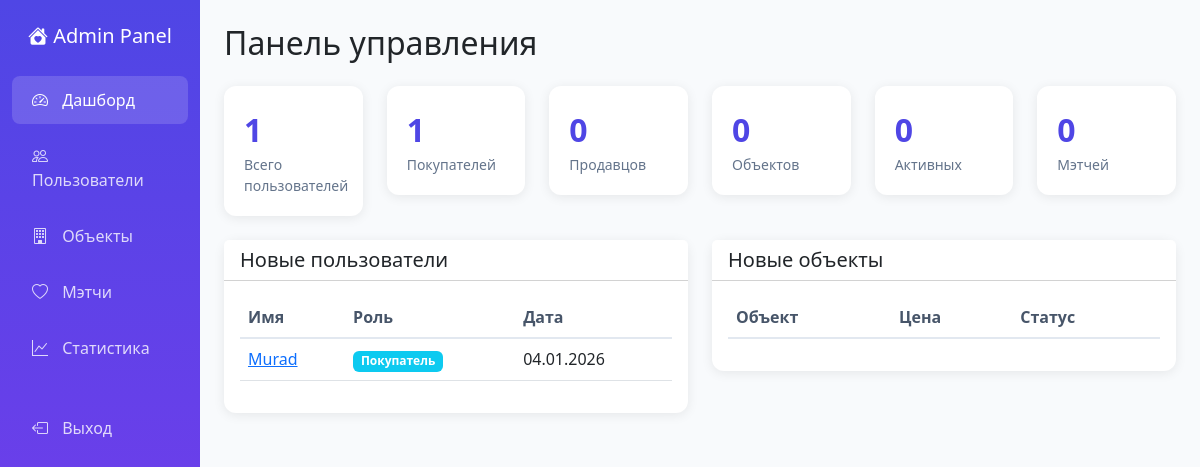
The page /admin (signed in) on the database its author committed.
### models.py (models this page shows)
class User(Base):
    __tablename__ = 'users'
    id = Column(Integer, primary_key=True)
    telegram_id = Column(BigInteger, unique=True, nullable=False)
    username = Column(String(100))
    first_name = Column(String(100))
    last_name = Column(String(100))
    phone = Column(String(20))
    language = Column(String(10), default=None)
    email = Column(String(200))
    password = Column(String(200))
    role = Column(Enum(UserRole), default=UserRole.BUYER)
    is_admin = Column(Boolean, default=False)
    admin_role = Column(Enum(AdminRole), nullable=True)
    is_blocked = Column(Boolean, default=False)
    created_at = Column(DateTime, default=get_tashkent_now)
    search_rooms = Column(String(50))
    search_floor = Column(String(20))
    search_district = Column(String(200))
    search_budget_min = Column(Integer)
    search_budget_max = Column(Integer)
    search_payment_type = Column(String(50))
    search_housing_type = Column(String(50))
    search_deal_type = Column(String(20))
    buyer_bio = Column(String(320))
    search_area_min = Column(Integer)
    search_area_max = Column(Integer)
    search_building_type = Column(String(100))
    search_renovation = Column(String(100))
    search_furniture = Column(String(20))
    search_bathroom = Column(String(50))
    search_currency = Column(String(10), default='USD')
    web_search_deal_type = Column(String(20))
    web_search_housing_type = Column(String(50))
    web_search_district = Column(String(200))
    web_search_price_min = Column(BigInteger)
    web_search_price_max = Column(BigInteger)
    web_search_area_min = Column(Integer)
    web_search_area_max = Column(Integer)
    web_search_floor_min = Column(Integer)
    web_search_floor_max = Column(Integer)
    web_search_rooms = Column(String(50))
    web_search_building_type = Column(String(100))
    web_search_renovation = Column(String(100))
    web_search_furniture = Column(String(20))
    web_search_bathroom = Column(String(50))
    seller_type = Column(Enum(SellerType))
    company_name = Column(String(200))
    manager_name = Column(String(100))
    tariff = Column(Enum(TariffType), default=TariffType.FREE)
    tariff_expires = Column(DateTime)
    trial_ends_at = Column(DateTime)
    daily_offers_count = Column(Integer, default=0)
    daily_offers_reset = Column(DateTime, default=get_tashkent_now)
    trial_used = Column(Boolean, default=False)
    balance = Column(Integer, default=0)
    bonus_properties = Column(Integer, default=0)
    bonus_likes = Column(Integer, default=0)
    properties = relationship("Property", back_populates="owner")
    likes_given = relationship("Like", foreign_keys="Like.user_id", back_populates="user")
    likes_received = relationship("Like", foreign_keys="Like.property_owner_id", back_populates="property_owner")
    offers_sent = relationship("Offer", foreign_keys="Offer.seller_id", back_populates="seller")
    offers_received = relationship("Offer", foreign_keys="Offer.buyer_id", back_populates="buyer")

### app.py (the view)
@app.route('/admin')
@admin_required
def admin_dashboard():
    db = get_db()
    total_users = db.query(User).count()
    buyers = db.query(User).filter(User.role == UserRole.BUYER).count()
    sellers = db.query(User).filter(User.role == UserRole.SELLER).count()
    properties = db.query(Property).count()
    active_properties = db.query(Property).filter(Property.status == PropertyStatus.ACTIVE).count()
    matches = db.query(Match).count()
    recent_users = db.query(User).order_by(User.created_at.desc()).limit(10).all()
    recent_properties = db.query(Property).order_by(Property.created_at.desc()).limit(10).all()
    db.close()
    return render_template('admin/dashboard.html',
        total_users=total_users,
        buyers=buyers,
        sellers=sellers,
        properties=properties,
        active_properties=active_properties,
        matches=matches,
        recent_users=recent_users,
        recent_properties=recent_properties
    )

### app.py (called while the page is built)
def get_db():
    return SessionLocal()

def admin_required(f):
    @wraps(f)
    def decorated_function(*args, **kwargs):
        if 'user_id' not in session:
            return redirect(url_for('login'))
        db = get_db()
        user = db.query(User).filter(User.id == session['user_id']).first()
        db.close()
        if not user or not user.is_admin:
            return "Access denied", 403
        return f(*args, **kwargs)
    return decorated_function

### templates/admin/dashboard.html (shortened to what this page needs)
{% extends 'base.html' %}
{% block body %}
<div class="container-fluid">
    <div class="row">
        <nav class="col-md-3 col-lg-2 d-md-block sidebar collapse py-4">
            <div class="text-center text-white mb-4">
                <h5><i class="bi bi-house-heart-fill"></i> Admin Panel</h5>
            </div>
            <ul class="nav flex-column">
                <li class="nav-item">
                    <a class="nav-link active" href="{{ url_for('admin_dashboard') }}">
                        <i class="bi bi-speedometer2"></i> Дашборд
                    </a>
                </li>
                <li class="nav-item">
                    <a class="nav-link" href="{{ url_for('admin_users') }}">
                        <i class="bi bi-people"></i> Пользователи
                    </a>
                </li>
                <li class="nav-item">
                    <a class="nav-link" href="{{ url_for('admin_properties') }}">
                        <i class="bi bi-building"></i> Объекты
                    </a>
                </li>
                <li class="nav-item">
                    <a class="nav-link" href="{{ url_for('admin_matches') }}">
                        <i class="bi bi-heart"></i> Мэтчи
                    </a>
                </li>
                <li class="nav-item">
                    <a class="nav-link" href="{{ url_for('admin_stats') }}">
                        <i class="bi bi-graph-up"></i> Статистика
                    </a>
                </li>
                <li class="nav-item mt-4">
                    <a class="nav-link" href="{{ url_for('logout') }}">
                        <i class="bi bi-box-arrow-left"></i> Выход
                    </a>
                </li>
            </ul>
        </nav>
        <main class="col-md-9 ms-sm-auto col-lg-10 px-md-4 py-4">
            <h2 class="mb-4">Панель управления</h2>
            <div class="row g-4 mb-4">
                <div class="col-md-4 col-lg-2">
                    <div class="stat-card">
                        <div class="stat-value">{{ total_users }}</div>
                        <div class="stat-label">Всего пользователей</div>
                    </div>
                </div>
                <div class="col-md-4 col-lg-2">
                    <div class="stat-card">
                        <div class="stat-value">{{ buyers }}</div>
                        <div class="stat-label">Покупателей</div>
                    </div>
                </div>
                <div class="col-md-4 col-lg-2">
                    <div class="stat-card">
                        <div class="stat-value">{{ sellers }}</div>
                        <div class="stat-label">Продавцов</div>
                    </div>
                </div>
                <div class="col-md-4 col-lg-2">
                    <div class="stat-card">
                        <div class="stat-value">{{ properties }}</div>
                        <div class="stat-label">Объектов</div>
                    </div>
                </div>
                <div class="col-md-4 col-lg-2">
                    <div class="stat-card">
                        <div class="stat-value">{{ active_properties }}</div>
                        <div class="stat-label">Активных</div>
                    </div>
                </div>
                <div class="col-md-4 col-lg-2">
                    <div class="stat-card">
                        <div class="stat-value">{{ matches }}</div>
                        <div class="stat-label">Мэтчей</div>
                    </div>
                </div>
            </div>
            <div class="row">
                <div class="col-lg-6 mb-4">
                    <div class="card">
                        <div class="card-header bg-white">
                            <h5 class="mb-0">Новые пользователи</h5>
                        </div>
                        <div class="card-body">
                            <div class="table-responsive">
                                <table class="table">
                                    <thead>
                                        <tr>
                                            <th>Имя</th>
                                            <th>Роль</th>
                                            <th>Дата</th>
                                        </tr>
                                    </thead>
                                    <tbody>
                                        {% for user in recent_users %}
                                        <tr>
                                            <td>
                                                <a href="{{ url_for('admin_user_detail', user_id=user.id) }}">
                                                    {{ user.first_name or user.username or 'User' }}
                                                </a>
                                            </td>
                                            <td>
                                                {% if user.role.value == 'buyer' %}
                                                <span class="badge bg-info">Покупатель</span>
                                                {% else %}
                                                <span class="badge bg-success">Продавец</span>
                                                {% endif %}
                                            </td>
                                            <td>{{ user.created_at.strftime('%d.%m.%Y') }}</td>
                                        </tr>
                                        {% endfor %}
                                    </tbody>
                                </table>
                            </div>
                        </div>
                    </div>
                </div>
                <div class="col-lg-6 mb-4">
                    <div class="card">
                        <div class="card-header bg-white">
                            <h5 class="mb-0">Новые объекты</h5>
                        </div>
                        <div class="card-body">
                            <div class="table-responsive">
                                <table class="table">
                                    <thead>
                                        <tr>
                                            <th>Объект</th>
                                            <th>Цена</th>
                                            <th>Статус</th>
                                        </tr>
                                    </thead>
                                </table>
                            </div>
                        </div>
                    </div>
                </div>
            </div>
        </main>
    </div>
</div>
{% endblock %}

### templates/base.html (style rules this page uses)
:root { --primary-color: #4f46e5; --secondary-color: #7c3aed; }
body { font-family: 'Segoe UI', system-ui, -apple-system, sans-serif; background-color: #f8fafc; }
.sidebar { min-height: 100vh; background: linear-gradient(180deg, var(--primary-color) 0%, var(--secondary-color) 100%); }
.sidebar .nav-link { color: rgba(255,255,255,0.8); padding: 12px 20px; margin: 4px 0; border-radius: 8px; transition: all 0.3s; }
.sidebar .nav-link:hover, .sidebar .nav-link.active { background: rgba(255,255,255,0.15); color: white; }
.sidebar .nav-link i { margin-right: 10px; }
.card { border: none; border-radius: 12px; box-shadow: 0 2px 12px rgba(0,0,0,0.08); }
.stat-card { padding: 20px; border-radius: 12px; background: white; box-shadow: 0 2px 12px rgba(0,0,0,0.08); }
.stat-card .stat-value { font-size: 2rem; font-weight: 700; color: var(--primary-color); }
.stat-card .stat-label { color: #64748b; font-size: 0.875rem; }
.table th { font-weight: 600; color: #475569; border-bottom: 2px solid #e2e8f0; }

### rows shown on the page
User: first_name "Murad", role "Покупатель", created_at "04.01.2026"

### other values the page prints
{{ total_users }} "1"
{{ buyers }} "1"
{{ sellers }} "0"
{{ properties }} "0"
{{ active_properties }} "0"
{{ matches }} "0"
